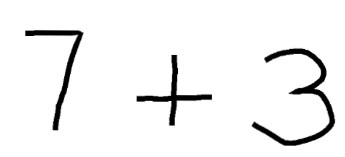
#> input picture test1.jpeg, 345 x 157 px
$ jupyter execute --allow-errors 'CNN test (2).ipynb'
#> lines starting #> are read from the running program, lines starting #| are printed output that depends on the picture; after the words box and inside, x2 and y2 are one past the last pixel; in counts of white or black regions, pixels touching at a corner belong together
[cell 1]
import cv2
import numpy
import keras
import matplotlib.pyplot as plt
from keras.datasets import mnist
from keras.models import Sequential
from keras.layers import Dense
from keras.layers import Dropout
from keras.layers import Flatten
from keras.layers.convolutional import Conv2D
from keras.layers.convolutional import MaxPooling2D
from keras.utils import np_utils
from keras import backend as K
K.image_data_format()
#> (this line was passed over: keras is not available in this run)
from keras.models import model_from_json
import numpy as np

[cell 2]
import tensorflow as tf

#> (a cell that did not finish here is left out)

[cell 4]
import cv2
import numpy as np
img = cv2.imread('test1.jpeg',cv2.IMREAD_GRAYSCALE)
#> img is the input picture: shape (157, 345); min 0, max 255, mean 241.4
cv2.imshow("image",img)
cv2.waitKey(0)
cv2.destroyAllWindows()

[cell 5]
img

[cell 6]
# [5 lines of commented-out code are left out]
if img is not None:
    #images.append(img)
    img=~img
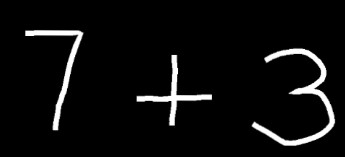
#> img: shape (157, 345); min 0, max 255, mean 13.6
    ret,thresh=cv2.threshold(img,127,255,cv2.THRESH_BINARY)
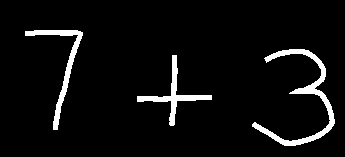
#> thresh: shape (157, 345); 5.4% white; 3 white regions
    ctrs,ret=cv2.findContours(thresh,cv2.RETR_TREE,cv2.CHAIN_APPROX_SIMPLE)
#> ctrs = 3 contours; box (x1, y1, x2, y2) and area: (252, 49, 335, 146) 1084, (25, 30, 83, 130) 668, (137, 55, 212, 126) 627; ret = [[1, -1, -1, -1], [2, 0, -1, -1], [-1, 1, -1, -1]]
    cnt=sorted(ctrs, key=lambda ctr: cv2.boundingRect(ctr)[0])
#> cnt has the same summary as ctrs
    w=int(28)
    h=int(28)
    train_data=[]
    print(len(cnt))
#| 3
    rects=[]
    for c in cnt :
        x,y,w,h= cv2.boundingRect(c)
        rect=[x,y,w,h]
        rects.append(rect)
#> this loop made 3 passes
#> (x, y, w, h) on passes 1 to 3: (25, 30, 58, 100), (137, 55, 75, 71), (252, 49, 83, 97)
#> after the loop, rects = [[25, 30, 58, 100], [137, 55, 75, 71], [252, 49, 83, 97]]
    print(rects)
#| [[25, 30, 58, 100], [137, 55, 75, 71], [252, 49, 83, 97]]
    bool_rect=[]
    for r in rects:
        l=[]
        for rec in rects:
            flag=0
            if rec!=r:
                if r[0]<(rec[0]+rec[2]+10) and rec[0]<(r[0]+r[2]+10) and r[1]<(rec[1]+rec[3]+10) and rec[1]<(r[1]+r[3]+10):
                    flag=1
                l.append(flag)
            if rec==r:
                l.append(0)
        bool_rect.append(l)
#> this loop made 3 passes
#> after the loop, bool_rect = [[0, 0, 0], [0, 0, 0], [0, 0, 0]]
    print(bool_rect)
#| [[0, 0, 0], [0, 0, 0], [0, 0, 0]]
    dump_rect=[]
    for i in range(0,len(cnt)):
        for j in range(0,len(cnt)):
            if bool_rect[i][j]==1:
                area1=rects[i][2]*rects[i][3]
                area2=rects[j][2]*rects[j][3]
                if(area1==min(area1,area2)):
                    dump_rect.append(rects[i])
#> this loop made 3 passes
#> after the loop, dump_rect = []
    print(len(dump_rect))
#| 0
    final_rect=[i for i in rects if i not in dump_rect]
#> final_rect has the same summary as rects
    print(final_rect)
#| [[25, 30, 58, 100], [137, 55, 75, 71], [252, 49, 83, 97]]
    for r in final_rect:
        x=r[0]
        y=r[1]
        w=r[2]
        h=r[3]
        im_crop =thresh[y:y+h+10,x:x+w+10]


        im_resize = cv2.resize(im_crop,(28,28))
#         cv2.imshow("work",im_resize)
#         cv2.waitKey(0)
#         cv2.destroyAllWindows()

        im_resize=np.reshape(im_resize,(28,28,1))
        train_data.append(im_resize)
#> this loop made 3 passes
#> pass 1, `im_crop =thresh[y:y+h+10,x:x+w+10]`:
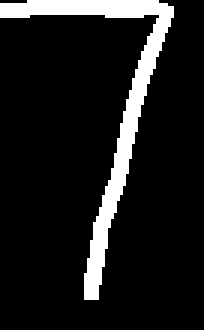
#> im_crop: shape (110, 68) (shown 3 times larger); 11% white; 1 white region, box (x1, y1, x2, y2) and area: (0, 0, 58, 100) 823
#> pass 1, `im_resize = cv2.resize(im_crop,(28,28))`:
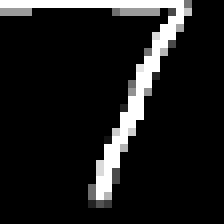
#> im_resize: shape (28, 28) (shown 8 times larger); min 0, max 255, mean 28
#> pass 2, `im_crop =thresh[y:y+h+10,x:x+w+10]`:
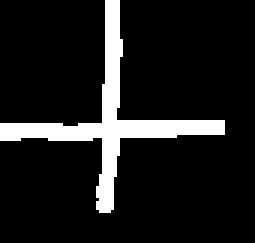
#> im_crop: shape (81, 85) (shown 3 times larger); 11.2% white; 1 white region, box (x1, y1, x2, y2) and area: (0, 0, 75, 71) 769
#> pass 2, `im_resize = cv2.resize(im_crop,(28,28))`:
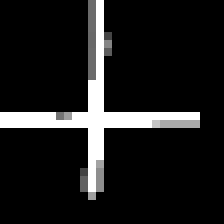
#> im_resize: shape (28, 28) (shown 8 times larger); min 0, max 255, mean 28.1
#> after the loop:
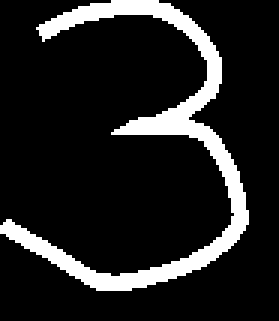
#> im_crop: shape (107, 93) (shown 3 times larger); 13.1% white; 1 white region, box (x1, y1, x2, y2) and area: (0, 0, 83, 97) 1308
#> after the loop, train_data = 3 items

print(train_data)
#> (printed output is left out)

[cell 7]
s=''
#> (the rest of this cell did not finish here and is left out)

#> (a cell that did not finish here is left out)

[cell 9]
import pickle

#> (a cell that did not finish here is left out)

#> (a cell that did not finish here is left out)

[cell 12]
#def img_processing(input):
#    img = plt.imread(input,cv2.IMREAD_GRAYSCALE)


x= cv2.imread('D:/CP2/test8.jpg')
#> (the rest of this cell did not finish here and is left out)

[cell 13]
def predict(train_data):
    s=''
    for i in range(len(train_data)):
        train_data[i]=np.array(train_data[i])
        train_data[i]=train_data[i].reshape(1,28,28,1)
        #result=loaded_model.predict_classes(train_data[i])
        result = np.argmax(loaded_model.predict(train_data[i]),axis=-1)
        print(result[0])
        if(result[0]==10):
            s=s+'-'
        if(result[0]==11):
            s=s+'+'
        if(result[0]==12):
            s=s+'*'
        if(result[0]==0):
            s=s+'0'
        if(result[0]==1):
            s=s+'1'
        if(result[0]==2):
            s=s+'2'
        if(result[0]==3):
            s=s+'3'
        if(result[0]==4):
            s=s+'4'
        if(result[0]==5):
            s=s+'5'
        if(result[0]==6):
            s=s+'6'
        if(result[0]==7):
            s=s+'7'
        if(result[0]==8):
            s=s+'8'
        if(result[0]==9):
            s=s+'9'
#> this loop made 1 pass
#> after the loop, s = ''; train_data = 3 items

    print(s)

$ run again, with test10.jpg copied over test1.jpeg
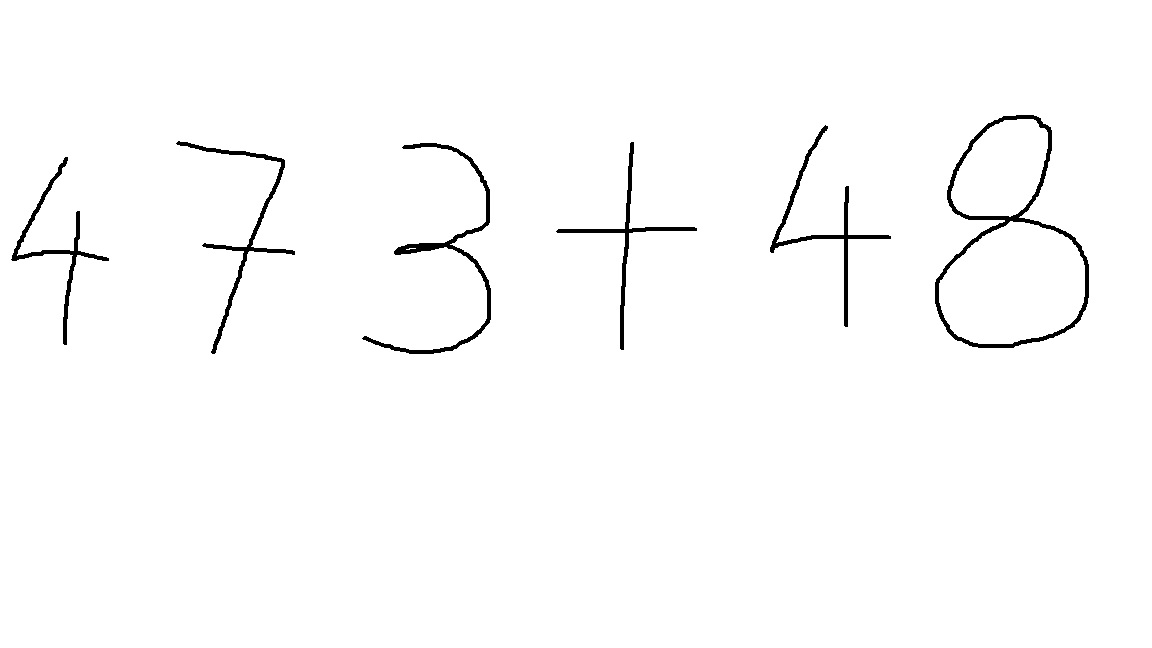
#> input picture test10.jpg, 1152 x 648 px
#> img is the input picture: shape (648, 1152); min 0, max 255, mean 251.2
#> `img=~img`:
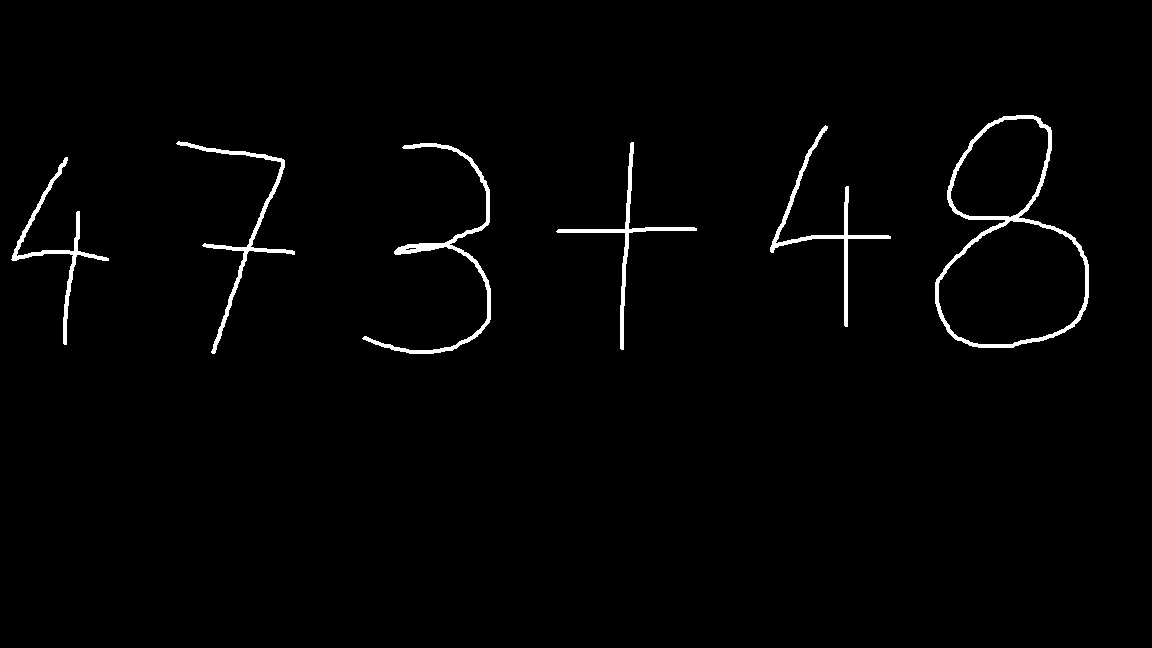
#> img: shape (648, 1152); min 0, max 255, mean 3.8
#> thresh: shape (648, 1152); 1.5% white; 6 white regions
#> ctrs = 9 contours; largest, box (x1, y1, x2, y2) and area: (935, 115, 1089, 348) 23714, (938, 220, 1086, 345) 14108, (950, 118, 1049, 218) 7188, (362, 143, 491, 354) 1652, (176, 141, 295, 354) 1246; ret = [[1, -1, -1, -1], [3, 0, 2, -1], [-1, -1, -1, 1], [4, 1, -1, -1], [5, 3, -1, -1], [6, 4, -1, -1], [-1, 5, 7, -1], [8, -1, -1, 6], [-1, 7, -1, 6]]
#> cnt has the same summary as ctrs
#| 9
#> the loop `for c in cnt :` made 9 passes
#> (x, y, w, h) on passes 1 to 8: (11, 157, 98, 188), (176, 141, 119, 213), (362, 143, 129, 211), (405, 247, 12, 4), (556, 142, 141, 208), (770, 125, 121, 202), (935, 115, 154, 233), (938, 220, 148, 125)
#> after the loop `for c in cnt :`: rects = [[11, 157, 98, 188], [176, 141, 119, 213], [362, 143, 129, 211], [405, 247, 12, 4], [556, 142, 141, 208], [770, 125, 121, 202], [935, 115, 154, 233], [938, 220, 148, 125], [950, 118, 99, 100]]
#| [[11, 157, 98, 188], [176, 141, 119, 213], [362, 143, 129, 211], [405, 247, 12, 4], [556, 142, 141, 208], [770, 125, 121, 202], [935, 115, 154, 233], [938, 220, 148, 125], [950, 118, 99, 100]]
#> the loop `for r in rects:` made 9 passes
#> after the loop `for r in rects:`: bool_rect = 9 items, first 6: [0, 0, 0, 0, 0, 0, 0, 0, 0], [0, 0, 0, 0, 0, 0, 0, 0, 0], [0, 0, 0, 1, 0, 0, 0, 0, 0], [0, 0, 1, 0, 0, 0, 0, 0, 0], [0, 0, 0, 0, 0, 0, 0, 0, 0], [0, 0, 0, 0, 0, 0, 0, 0, 0]
#> (printed output is left out)
#> the loop `for i in range(0,len(cnt)):` made 9 passes
#> after the loop `for i in range(0,len(cnt)):`: dump_rect = [[405, 247, 12, 4], [938, 220, 148, 125], [950, 118, 99, 100], [950, 118, 99, 100]]
#| 4
#> final_rect = [[11, 157, 98, 188], [176, 141, 119, 213], [362, 143, 129, 211], [556, 142, 141, 208], [770, 125, 121, 202], [935, 115, 154, 233]]
#| [[11, 157, 98, 188], [176, 141, 119, 213], [362, 143, 129, 211], [556, 142, 141, 208], [770, 125, 121, 202], [935, 115, 154, 233]]
#> the loop `for r in final_rect:` made 6 passes
#> after the loop `for r in final_rect:`:
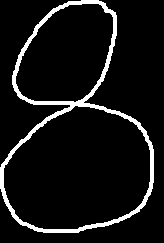
#> im_crop: shape (243, 164); 7.8% white; 1 white region, box (x1, y1, x2, y2) and area: (0, 0, 154, 233) 3112
#> after the loop `for r in final_rect:`: train_data = 6 items
#> (printed output is left out)
#> the loop in predict, `for i in range(len(train_data)):` made 1 pass
#> after the loop in predict, `for i in range(len(train_data)):`: s = ''; train_data = 6 items

$ run again, with test12.jpg copied over test1.jpeg
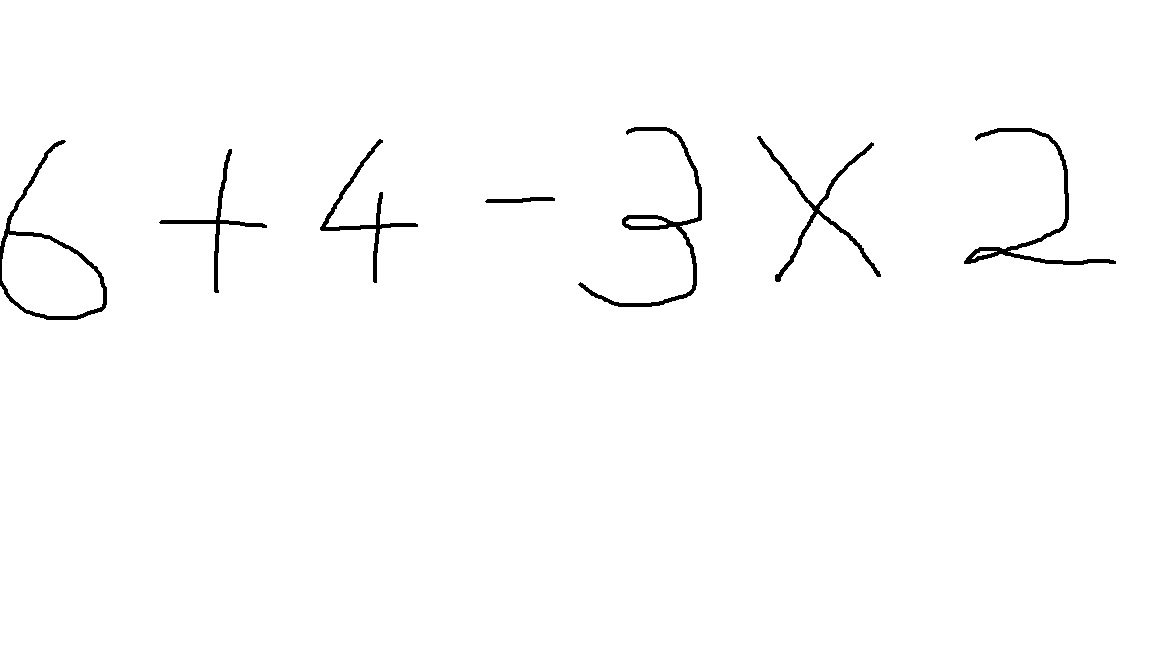
#> input picture test12.jpg, 1152 x 648 px
#> img is the input picture: shape (648, 1152); min 0, max 255, mean 251.9
#> `img=~img`:
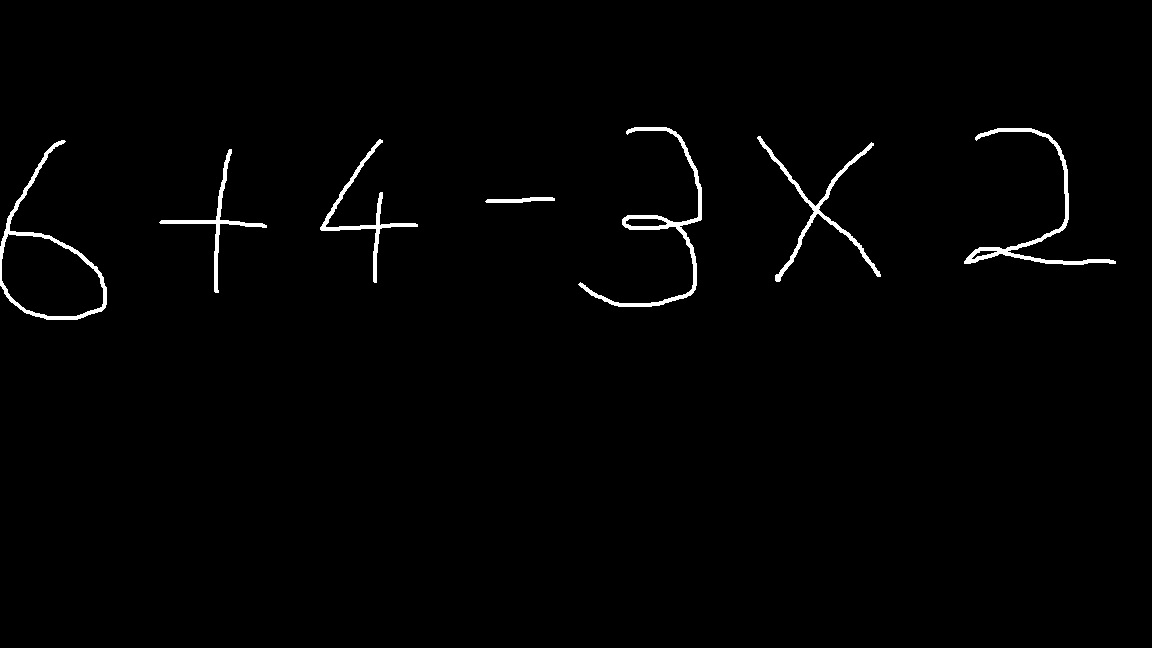
#> img: shape (648, 1152); min 0, max 255, mean 3.1
#> thresh: shape (648, 1152); 1.2% white; 7 white regions
#> ctrs = 10 contours; largest, box (x1, y1, x2, y2) and area: (0, 140, 107, 320) 7596, (1, 233, 104, 317) 6345, (578, 127, 702, 307) 1746, (964, 128, 1116, 265) 1427, (757, 136, 881, 282) 1165; ret = [[1, -1, -1, -1], [2, 0, -1, -1], [4, 1, 3, -1], [-1, -1, -1, 2], [5, 2, -1, -1], [6, 4, -1, -1], [8, 5, 7, -1], [-1, -1, -1, 6], [-1, 6, 9, -1], [-1, -1, -1, 8]]
#> cnt has the same summary as ctrs
#| 10
#> the loop `for c in cnt :` made 10 passes
#> (x, y, w, h) on passes 1 to 8: (0, 140, 107, 180), (1, 233, 103, 84), (159, 149, 108, 144), (320, 139, 98, 144), (485, 197, 70, 6), (578, 127, 124, 180), (625, 218, 43, 9), (757, 136, 124, 146)
#> after the loop `for c in cnt :`: rects = [[0, 140, 107, 180], [1, 233, 103, 84], [159, 149, 108, 144], [320, 139, 98, 144], [485, 197, 70, 6], [578, 127, 124, 180], [625, 218, 43, 9], [757, 136, 124, 146], [964, 128, 152, 137], [971, 250, 27, 10]]
#| [[0, 140, 107, 180], [1, 233, 103, 84], [159, 149, 108, 144], [320, 139, 98, 144], [485, 197, 70, 6], [578, 127, 124, 180], [625, 218, 43, 9], [757, 136, 124, 146], [964, 128, 152, 137], [971, 250, 27, 10]]
#> the loop `for r in rects:` made 10 passes
#> after the loop `for r in rects:`: bool_rect = 10 items, first 6: [0, 1, 0, 0, 0, 0, 0, 0, 0, 0], [1, 0, 0, 0, 0, 0, 0, 0, 0, 0], [0, 0, 0, 0, 0, 0, 0, 0, 0, 0], [0, 0, 0, 0, 0, 0, 0, 0, 0, 0], [0, 0, 0, 0, 0, 0, 0, 0, 0, 0], [0, 0, 0, 0, 0, 0, 1, 0, 0, 0]
#> (printed output is left out)
#> the loop `for i in range(0,len(cnt)):` made 10 passes
#> after the loop `for i in range(0,len(cnt)):`: dump_rect = [[1, 233, 103, 84], [625, 218, 43, 9], [971, 250, 27, 10]]
#| 3
#> final_rect = [[0, 140, 107, 180], [159, 149, 108, 144], [320, 139, 98, 144], [485, 197, 70, 6], [578, 127, 124, 180], [757, 136, 124, 146], [964, 128, 152, 137]]
#| [[0, 140, 107, 180], [159, 149, 108, 144], [320, 139, 98, 144], [485, 197, 70, 6], [578, 127, 124, 180], [757, 136, 124, 146], [964, 128, 152, 137]]
#> the loop `for r in final_rect:` made 7 passes
#> after the loop `for r in final_rect:`:
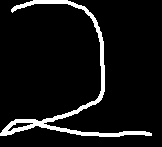
#> im_crop: shape (147, 162); 7.3% white; 1 white region, box (x1, y1, x2, y2) and area: (0, 0, 152, 137) 1731
#> after the loop `for r in final_rect:`: train_data = 7 items
#> (printed output is left out)
#> the loop in predict, `for i in range(len(train_data)):` made 1 pass
#> after the loop in predict, `for i in range(len(train_data)):`: s = ''; train_data = 7 items
